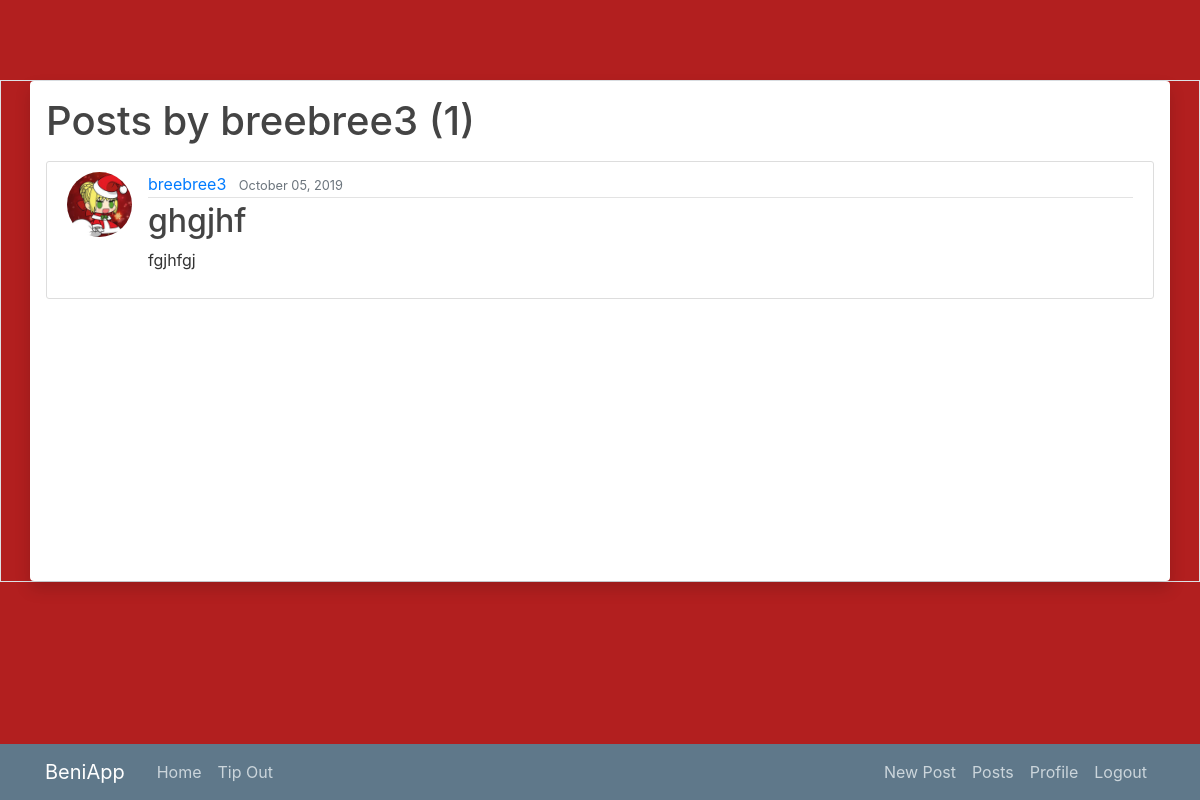
Page /user/breebree3 (signed in) on the committed database.
### blog/models.py (models this page shows, shortened)
class Post(models.Model):
    title = models.CharField(max_length=100)
    content = models.TextField()
    date_posted = models.DateTimeField(default=timezone.now)
    author = models.ForeignKey(User, on_delete=models.CASCADE)

### users/models.py (models this page shows, shortened)
class Profile(models.Model):
    user = models.OneToOneField(User, on_delete=models.CASCADE)
    image = models.ImageField(default='default.png', upload_to='profile_pics')

### blog/views.py (the view)
# urls.py: path('user/<str:username>', UserPostListView.as_view(), name='user-posts'),
class UserPostListView(LoginRequiredMixin, ListView):
    model = Post
    template_name = 'blog/user_post.html'
    context_object_name = 'posts'
    ordering = ['-date_posted']
    paginate_by = 5
    def get_queryset(self):
        user = get_object_or_404(User, username=self.kwargs.get('username'))
        return Post.objects.filter(author=user).order_by('-date_posted')

### blog/templates/blog/user_post.html (shortened to what this page needs)
{% extends "blog/base.html" %}
{% block content %}
    <h1 class="mb-3">Posts by {{ view.kwargs.username }} ({{ page_obj.paginator.count }})</h1>
    {% for post in posts %}
        <article class="media content-section">
          <img class="rounded-circle article-img" src="{{ post.author.profile.image.url }}">
          <div class="media-body">
            <div class="article-metadata">
              <a class="mr-2" href="{% url 'user-posts' post.author.username %}">{{ post.author }}</a>
              <small class="text-muted">{{ post.date_posted|date:"F d, Y" }}</small>
            </div>
            <h2><a class="article-title" href="{% url 'post-detail' post.id %}">{{ post.title }}</a></h2>
            <p class="article-content">{{ post.content }}</p>
          </div>
        </article>
    {% endfor %}
{% endblock content %}

### blog/static/blog/main.css (style rules this page uses)
body { background: #fafafa; color: #333333; margin-top: 5rem; }
h1, h2, h3, h4, h5, h6 { color: #444444; }
.content-section { background: #ffffff; padding: 10px 20px; border: 1px solid #dddddd; border-radius: 3px; margin-bottom: 20px; }
.article-title { color: #444444; }
.article-content { white-space: pre-line; }
.article-img { height: 65px; width: 65px; margin-right: 16px; }
.article-metadata { padding-bottom: 1px; margin-bottom: 4px; border-bottom: 1px solid #e3e3e3 }

### rows in the picture
Post: author.profile.image (picture), author "breebree3", date_posted "October 05, 2019", title "ghgjhf", content "fgjhfgj"

### other values in the picture
{{ view.kwargs.username }} "breebree3"
{{ page_obj.paginator.count }} "1"
